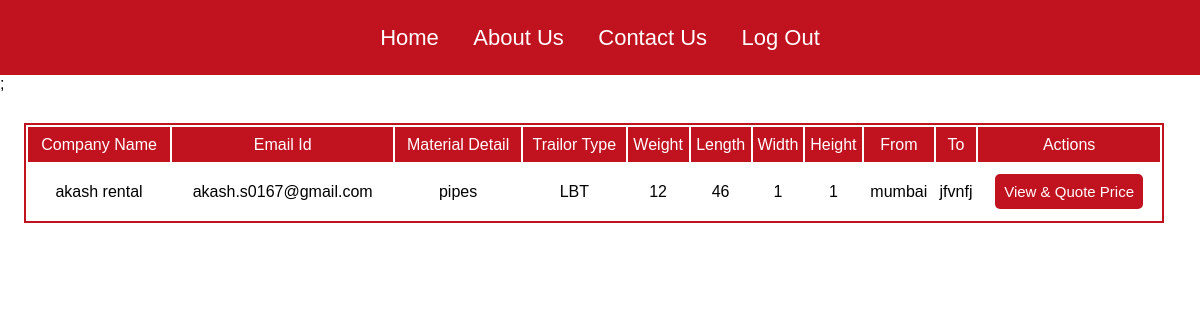
Page /logistics-need.php on the committed database.
### tables this page shows
CREATE TABLE `logistics_need` (
  `id` int(11) NOT NULL,
  `email_need_generator` varchar(30) NOT NULL,
  `company_number` varchar(30) NOT NULL,
  `companyname_need_generator` varchar(30) NOT NULL,
  `material_detail` varchar(30) NOT NULL,
  `type_of_requirement` varchar(30) NOT NULL,
  `trailor_type1` varchar(30) NOT NULL,
  `length1` varchar(30) NOT NULL,
  `width1` varchar(30) NOT NULL,
  `height1` varchar(30) NOT NULL,
  `weight1` varchar(30) NOT NULL,
  `from` varchar(30) NOT NULL,
  `from_pincode` varchar(30) NOT NULL,
  `to` varchar(30) NOT NULL,
  `to_pincode` varchar(30) NOT NULL,
  `payment_terms` varchar(30) NOT NULL,
  `price_quoted` varchar(30) NOT NULL,
  `number_of_trailor` int(11) NOT NULL,
  `trailor2` int(11) NOT NULL,
  `trailor3` int(11) NOT NULL,
  `trailor4` int(11) NOT NULL,
  `trailor5` int(11) NOT NULL,
  `trailor6` int(11) NOT NULL,
  `trailor7` int(11) NOT NULL,
  `trailor8` int(11) NOT NULL,
  `trailor9` int(11) NOT NULL,
  `trailor10` int(11) NOT NULL,
  `length2` int(11) NOT NULL,
  `length3` int(11) NOT NULL,
  `length4` int(11) NOT NULL,
  `length5` int(11) NOT NULL,
  `length6` int(11) NOT NULL,
  `length7` int(11) NOT NULL,
  `length8` int(11) NOT NULL,
  `length9` int(11) NOT NULL,
  `length10` int(11) NOT NULL,
  `width2` int(11) NOT NULL,
  `width3` int(11) NOT NULL,
  `width4` int(11) NOT NULL,
  `width5` int(11) NOT NULL,
  `width6` int(11) NOT NULL,
  `width7` int(11) NOT NULL,
  `width8` int(11) NOT NULL,
  `width9` int(11) NOT NULL,
  `width10` int(11) NOT NULL,
  `height2` int(11) NOT NULL,
  `height3` int(11) NOT NULL,
  `height4` int(11) NOT NULL,
  `height5` int(11) NOT NULL,
  `height6` int(11) NOT NULL,
  `height7` int(11) NOT NULL,
  `height8` int(11) NOT NULL,
  `height9` int(11) NOT NULL,
  `height10` int(11) NOT NULL,
  `weight2` int(11) NOT NULL,
  `weight3` int(11) NOT NULL,
  `weight4` int(11) NOT NULL,
  `weight5` int(11) NOT NULL,
  `weight6` int(11) NOT NULL,
  `weight7` int(11) NOT NULL,
  `weight8` int(11) NOT NULL,
  `weight9` int(11) NOT NULL,
  `weight10` int(11) NOT NULL
);

### logistics-need.php (the view, shortened to what this page needs)
<!DOCTYPE html>
<html lang="en">
<head>
    <link rel="stylesheet" href="style.css">
</head>
<body>
<div class="navbar1">
        <div class="iconcontainer">
        <ul><li><a href="sign_in.php">Home</a></li>
            <li><a href="about_us.html">About Us</a></li>
            <li><a href="contact_us.php">Contact Us</a></li>
            <li><a href="logout.php">Log Out</a></li></ul>
        </div>
    </div>
    <?php
    include_once 'partials/_dbconnect.php';
$result = mysqli_query($conn, "SELECT * FROM `logistics_need`");
if(mysqli_num_rows($result) > 0) {
    echo '<table class="purchase_table">';
    echo '<tr><th>Company Name</th><th>Email Id</th><th>Material Detail</th><th>Trailor Type</th><th>Weight</th><th>Length</th><th>Width</th><th>Height</th><th>From</th><th>To</th><th>Actions</th></tr>';
    while ($row = mysqli_fetch_assoc($result)) {
        echo '<tr>';
        echo '<td>' . $row['companyname_need_generator'] . '</td>';
        echo '<td>' . $row['email_need_generator'] . '</td>';
        echo '<td>' . $row['material_detail'] . '</td>';
        echo '<td>' . $row['trailor_type1'] . '</td>';
        echo '<td>' . $row['weight1'] . '</td>';
        echo '<td>' . $row['length1'] . '</td>';
        echo '<td>' . $row['width1'] . '</td>';
        echo '<td>' . $row['height1'] . '</td>';
        echo '<td>' . $row['from'] . '</td>';
        echo '<td>' . $row['to'] . '</td>';
        ?>
        <td>
        <a class='btn_listing' href='quote_price_logi.php?id=<?php echo $row['id']; ?>'> View & Quote Price</a>
    </td>;
        <?php
        echo '</tr>';
    }
    echo '</table>';
}
?>
</body>
</html>

### rows in the picture
logistics_need: companyname_need_generator "akash rental", email_need_generator "akash.s0167@gmail.com", material_detail "pipes", trailor_type1 "LBT", weight1 "12", length1 "46", width1 "1", height1 "1", from "mumbai", to "jfvnfj"
